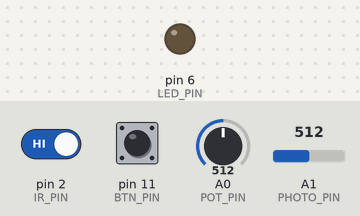
Bench run of a sketch on a simulated Arduino Uno, built with avr-gcc and run on an emulated ATmega328P. Shown: output pins drawn as LEDs (lit = HIGH). The test bench sets the inputs (shaded band); at power-on: pin 11 (BTN_PIN) HIGH, A1 (PHOTO_PIN) = 512, A0 (POT_PIN) = 512, pin 2 (IR_PIN) HIGH.

Above: at 1.2 s.
1.3 s: pin 11 (BTN_PIN) pulled LOW for 0.15 s
At 2.6 s:
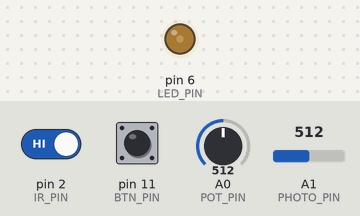
2.9 s: A1 (PHOTO_PIN) set to 716
At 3.3 s:
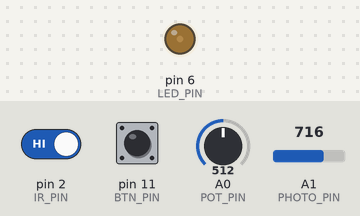
4.4 s: A0 (POT_PIN) set to 716
At 5.6 s:
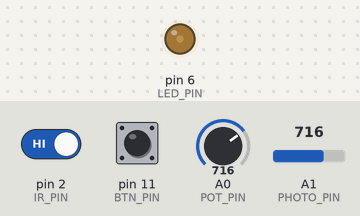
5.9 s: A1 (PHOTO_PIN) set to 122
At 6.8 s:
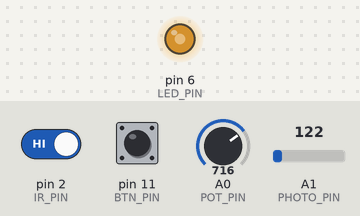
7.4 s: A0 (POT_PIN) set to 900
At 7.9 s:
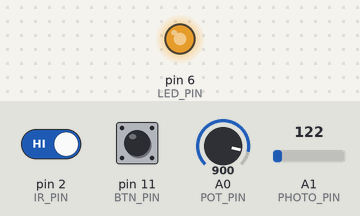
8.9 s: pin 2 (IR_PIN) driven LOW
At 10.3 s:
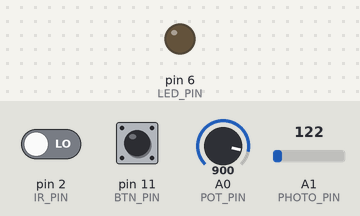
Timing chart, 0 to 11.4 s (numbered marks = the images above; inputs shaded):
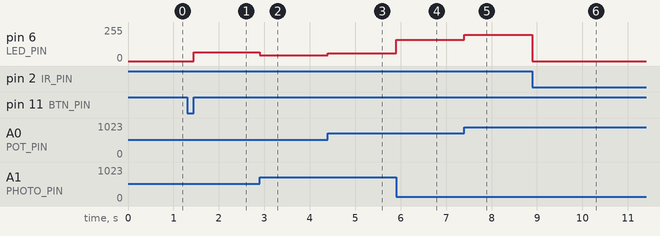

The sketch:

main.ino
```cpp
#define IR_PIN 2    // пин датчика движения
#define BTN_PIN 11    // пин кнопки
#define LED_PIN 6   // пин светодиода
#define PHOTO_PIN A1    // пин фоторезистора
#define POT_PIN A0    // пин потенциометра

bool ledState = false;    // состояние светодиода (вкл/выкл)
bool lastPir = false;   // прошлое состояние датчика движения
bool flag = false;    // фалг кнопки с ее прошлым состоянием

void setup() {
  pinMode(IR_PIN, INPUT);
  pinMode(LED_PIN, OUTPUT);
  pinMode(BTN_PIN, INPUT_PULLUP);
  pinMode(PHOTO_PIN, INPUT);
  pinMode(POT_PIN, INPUT);
}

void loop() {
  bool hasMove = digitalRead(IR_PIN);   // считываем, было ли движение
  int photo = analogRead(PHOTO_PIN);    // считываем сигнал с фоторезистора
  int potSignal = analogRead(POT_PIN);    // считываем сигнал с потенциометра

  if (lastPir != hasMove) {
    ledState = hasMove;   // если состояние движения изменилось, меняем состояние светодиода
    lastPir = hasMove;    // и обновляем флаг
  }

  bool btnState = digitalRead(BTN_PIN);   // считываем сигнал с кнопки
  if (btnState && !flag) {
    flag = true;    // если кнопка была нажата, меняем заначение флага
    ledState = !ledState;   // и инвертируем состояние светодиода
  }
  if (!btnState && flag) flag = false;    // если кнопка была отпущена, меняем значение флага

  byte maxBright = map(potSignal, 0, 1023, 1, 255);  // вычисляем максимальную яркость, преобразовываем диапазон 0...1023 в 1..255
  byte bright = map(photo, 0, 1023, maxBright, 5);    // вычисляем нужную яркость, преобразовываем диапазон 0...1023 в диапазон от 5 до максимального значения
  // поскольку исходному значению 0 должна соответствовать максимальная яркость, аргументы нового диапазона указаны в обратном порядке
  bright = constrain(bright, 0, 255);   // для надежности обрезаем диапазон

  ledOn(bright);    // запускаем светодиод с определенной яркостью
}

byte ledOn(byte bright) {
  if (!ledState) bright = 0;    // если статус 0, яркость ставим 0
  analogWrite(LED_PIN, bright);
}
```

Measured:
- after the input at 1.3 s, pin 6 (LED_PIN): 0/255 → 67/255 after 0.15 s
- after the input at 2.9 s, pin 6 (LED_PIN): 67/255 → 42/255 at once
- after the input at 4.4 s, pin 6 (LED_PIN): 42/255 → 57/255 at once
- after the input at 5.9 s, pin 6 (LED_PIN): 57/255 → 158/255 at once
- after the input at 7.4 s, pin 6 (LED_PIN): 158/255 → 198/255 at once
- after the input at 8.9 s, pin 6 (LED_PIN): 198/255 → 0/255 at once
